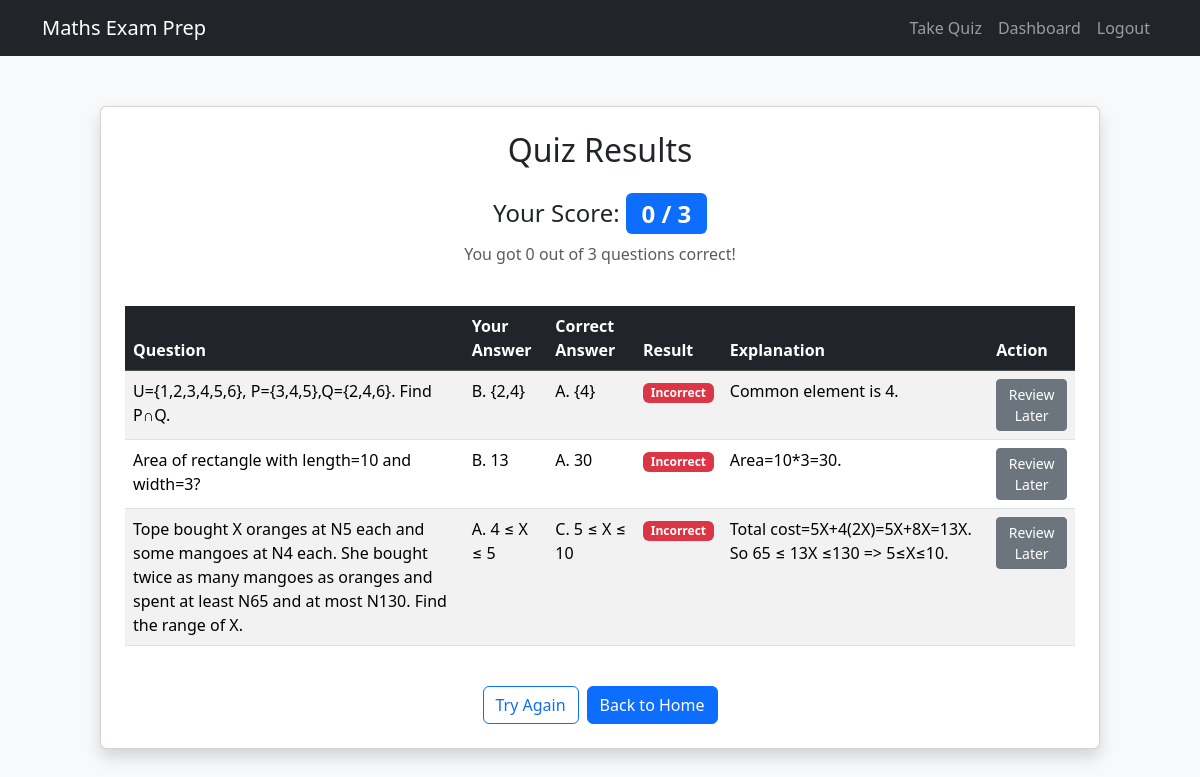
The page /results (signed in) on the database its author committed.
### app/models.py (models this page shows, shortened)
class Question(db.Model):
    id = db.Column(db.Integer, primary_key=True)
    topic = db.Column(db.String(100), nullable=False)
    difficulty = db.Column(db.Integer, nullable=False)
    question_text = db.Column(db.Text, nullable=False)
    option_a = db.Column(db.String(100), nullable=False)
    option_b = db.Column(db.String(100), nullable=False)
    option_c = db.Column(db.String(100), nullable=False)
    option_d = db.Column(db.String(100), nullable=False)
    correct_option = db.Column(db.String(10), nullable=False)  # correct_option = db.Column(db.String(10), nullable=False)  # Changed from db.String(1)
    explanation = db.Column(db.Text, nullable=True)

### app/routes.py (the view)
@app.route('/results')
@login_required
def results():
    responses = UserResponse.query.filter_by(user_id=current_user.id).order_by(UserResponse.id.desc()).limit(3).all()
    if not responses:
        flash('No quiz results found. Please take the quiz first.', 'warning')
        return redirect(url_for('quiz'))
    score = sum(1 for r in responses if r.is_correct)
    total_questions = len(responses)
    results_data = []
    valid_options = ['A', 'B', 'C', 'D']
    for r in responses:
        correct_option = r.question.correct_option
        if correct_option in valid_options:
            correct_text = f"{correct_option}. {getattr(r.question, f'option_{correct_option.lower()}')}"
        else:
            correct_text = f"{correct_option} (Invalid option)"
        results_data.append({
            'question_id': r.question.id,  # Added this line
            'question_text': r.question.question_text,
            'selected_option': f"{r.selected_option}. {getattr(r.question, f'option_{r.selected_option.lower()}')}",
            'correct_option': correct_text,
            'is_correct': r.is_correct,
            'explanation': r.question.explanation or "No explanation available."
        })
    return render_template('results.html', score=score, total_questions=total_questions, results_data=results_data)

### app/models.py (called while the page is built)
@login_manager.user_loader
def load_user(user_id):
    return User.query.get(int(user_id))

### app/templates/results.html (shortened to what this page needs)
<!DOCTYPE html>
<html lang="en">
<head>
    <link href="https://cdn.jsdelivr.net/npm/bootstrap@5.3.3/dist/css/bootstrap.min.css" rel="stylesheet">
</head>
<body>
    <nav class="navbar navbar-expand-lg navbar-dark bg-dark">
        <div class="container">
            <a class="navbar-brand" href="{{ url_for('home') }}">Maths Exam Prep</a>
            <div class="collapse navbar-collapse" id="navbarNav">
                <ul class="navbar-nav ms-auto">
                    <li class="nav-item">
                        <a class="nav-link" href="{{ url_for('quiz') }}">Take Quiz</a>
                    </li>
                    <li class="nav-item">
                        <a class="nav-link" href="{{ url_for('dashboard') }}">Dashboard</a>
                    </li>
                    <li class="nav-item">
                        <a class="nav-link" href="{{ url_for('logout') }}">Logout</a>
                    </li>
                </ul>
            </div>
        </div>
    </nav>
    <div class="container">
        <div class="card results-card p-4 shadow">
            <h2 class="text-center mb-4">Quiz Results</h2>
            <div class="text-center mb-4">
                <h4>Your Score: <span class="badge bg-primary score-badge">{{ score }} / {{ total_questions }}</span></h4>
                <p class="text-muted">You got {{ score }} out of {{ total_questions }} questions correct!</p>
            </div>
            <table class="table table-striped table-hover">
                <thead class="table-dark">
                    <tr>
                        <th scope="col">Question</th>
                        <th scope="col">Your Answer</th>
                        <th scope="col">Correct Answer</th>
                        <th scope="col">Result</th>
                        <th scope="col">Explanation</th>
                        <th scope="col">Action</th>
                    </tr>
                </thead>
                <tbody>
                    {% for result in results_data %}
                        <tr>
                            <td>{{ result.question_text }}</td>
                            <td>{{ result.selected_option }}</td>
                            <td>{{ result.correct_option }}</td>
                            <td>
                                {% if result.is_correct %}
                                    <span class="badge bg-success">Correct</span>
                                {% else %}
                                    <span class="badge bg-danger">Incorrect</span>
                                {% endif %}
                            </td>
                            <td>{{ result.explanation }}</td>
                            <td>
                                <button class="btn btn-secondary btn-sm" onclick="markForReview({{ result.question_id }})">Review Later</button>
                            </td>
                        </tr>
                    {% endfor %}
                </tbody>
            </table>
            <div class="d-grid gap-2 d-md-flex justify-content-md-center mt-4">
                <a href="{{ url_for('quiz') }}" class="btn btn-outline-primary">Try Again</a>
                <a href="{{ url_for('home') }}" class="btn btn-primary">Back to Home</a>
            </div>
        </div>
    </div>
</body>
</html>

### app/templates/results.html (style rules this page uses)
body { background-color: #f8f9fa; }
.results-card { max-width: 1000px; margin: 50px auto; }
.score-badge { font-size: 1.5rem; }

### rows shown on the page
Question: question_text "U={1,2,3,4,5,6}, P={3,4,5},Q={2,4,6}. Find P∩Q.", selected_option "B. {2,4}", correct_option "A. {4}", explanation "Common element is 4."
Question: question_text "Area of rectangle with length=10 and width=3?", selected_option "B. 13", correct_option "A. 30", explanation "Area=10*3=30."
Question: question_text "Tope bought X oranges at N5 each and some mangoes at N4 each. She bought twice as many mangoes as oranges and spent at least N65 and at most N130. Find the range of X.", selected_option "A. 4 ≤ X ≤ 5", correct_option "C. 5 ≤ X ≤ 10", explanation "Total cost=5X+4(2X)=5X+8X=13X. So 65 ≤ 13X ≤130 => 5≤X≤10."

### other values the page prints
{{ score }} "0"
{{ total_questions }} "3"
